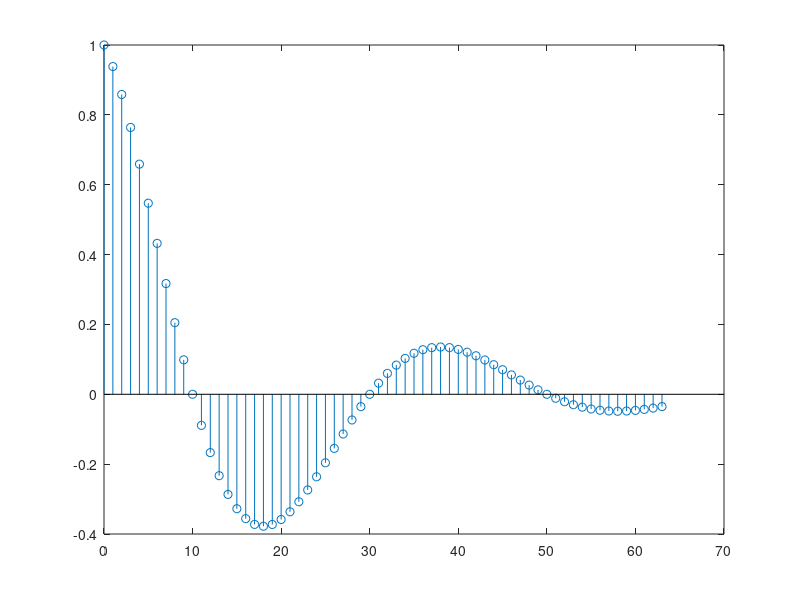

The MATLAB source for this figure: (Note: this script raises an error after producing the figure.)
%% Discrete Fourier Transform (DFT)

%% Part A: Basic Signals
%  Problem 1:
%  We will generate and plot a short sequence
%

n = 0:63;
xn = (0.95).^n .* cos(pi/20 .* n); 

stem(n,xn);

% Problem 2:
% fcosine function

x = fcosine(4,1/20, pi/4, -20, 20);
plot(x);

%% Part B: The DFT
% Create the functions DFT, and StemDFT
% Then use them to plot two signals

cos1 = fcosine(4,1/20,pi/4,-20,20);
cos2 = fcosine(4,1/2, pi/4, -20,20);

%% First Plot
stem_DFT(cos1);

%% Second Plot 
% We can compare and see that the mirroring effect of the DFT changes
% depending on how large the frequency is. 
stem_DFT(cos2);


%% Part 3: Zero Padding
% The zero padding will not effect the DFT
% The plots below will show this

unpadded = xn;

stem_DFT(xn);

padding = zeros(1, length(unpadded));
padded = cat(2, unpadded, padding); 

stem_DFT(padded);

%% Part 4: Spectral Analysis
%
% We will load two signals and then examine the results
%

%% Problem #7
% We can use the DFT to find the peaks of the system.
% From the graph we can see a peak at 84 and 209, as well as mirrors at 293
% and 428. The problem tells us that the Sampling Rate is 120 Hz. 
% This tells us that 

stem_DFT(x1_n);





